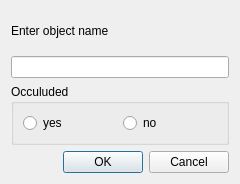
<?xml version="1.0" encoding="UTF-8"?>
<ui version="4.0">
 <class>objectDescription</class>
 <widget class="QDialog" name="objectDescription">
  <property name="geometry">
   <rect>
    <x>0</x>
    <y>0</y>
    <width>240</width>
    <height>184</height>
   </rect>
  </property>
  <property name="windowTitle">
   <string>Dialog</string>
  </property>
  <layout class="QVBoxLayout" name="verticalLayout">
   <item>
    <widget class="QLabel" name="label">
     <property name="text">
      <string>Enter object name</string>
     </property>
    </widget>
   </item>
   <item>
    <widget class="QLineEdit" name="nameObject"/>
   </item>
   <item>
    <widget class="QGroupBox" name="groupBox">
     <property name="title">
      <string>Occuluded</string>
     </property>
     <layout class="QHBoxLayout" name="horizontalLayout">
      <item>
       <widget class="QRadioButton" name="radioYes">
        <property name="text">
         <string>yes</string>
        </property>
       </widget>
      </item>
      <item>
       <widget class="QRadioButton" name="radioNo">
        <property name="text">
         <string>no</string>
        </property>
       </widget>
      </item>
     </layout>
    </widget>
   </item>
   <item>
    <widget class="QDialogButtonBox" name="buttonBox">
     <property name="orientation">
      <enum>Qt::Horizontal</enum>
     </property>
     <property name="standardButtons">
      <set>QDialogButtonBox::Cancel|QDialogButtonBox::Ok</set>
     </property>
    </widget>
   </item>
  </layout>
 </widget>
 <resources/>
 <connections>
  <connection>
   <sender>buttonBox</sender>
   <signal>accepted()</signal>
   <receiver>objectDescription</receiver>
   <slot>accept()</slot>
   <hints>
    <hint type="sourcelabel">
     <x>248</x>
     <y>254</y>
    </hint>
    <hint type="destinationlabel">
     <x>157</x>
     <y>274</y>
    </hint>
   </hints>
  </connection>
  <connection>
   <sender>buttonBox</sender>
   <signal>rejected()</signal>
   <receiver>objectDescription</receiver>
   <slot>reject()</slot>
   <hints>
    <hint type="sourcelabel">
     <x>316</x>
     <y>260</y>
    </hint>
    <hint type="destinationlabel">
     <x>286</x>
     <y>274</y>
    </hint>
   </hints>
  </connection>
 </connections>
</ui>
